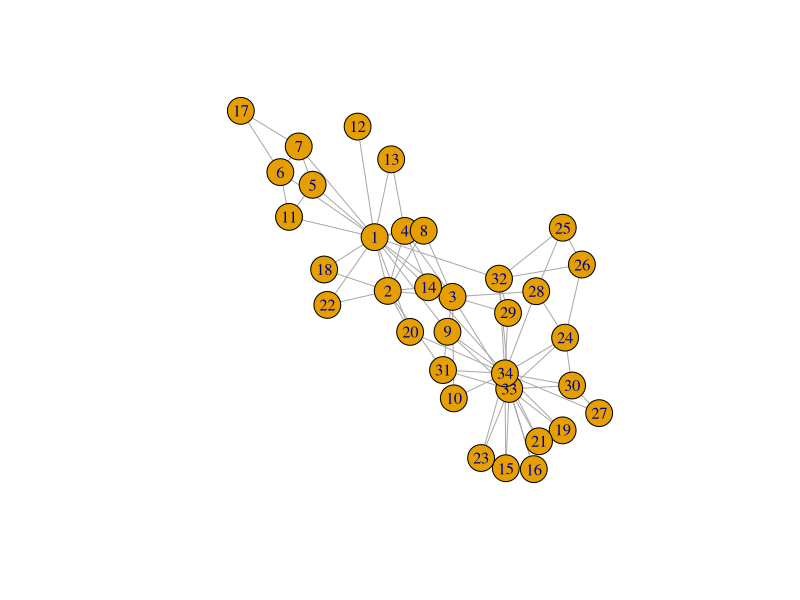
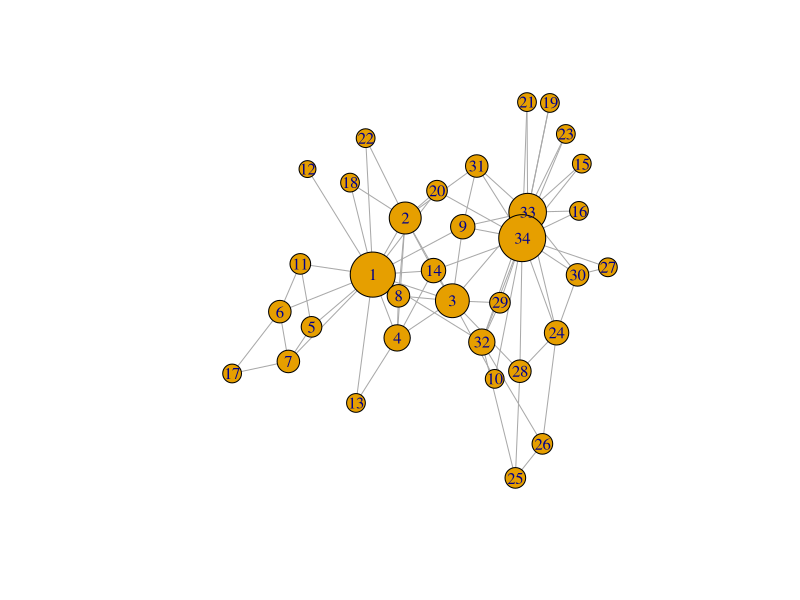

R code for these plots, in order:
## ---- chunk 1
knitr::opts_chunk$set(echo = TRUE)
## ---- chunk 2
library(igraph)
z <- make_graph("Zachary")
z
## ---- chunk 3
plot(z)
## ---- chunk 4
is_directed(z)
## ---- chunk 5
vcount(z)
ecount(z)
## ---- chunk 6
edge_density(z)
## ---- chunk 7
z$density <- edge_density(z)
z
## ---- chunk 8
count_components(z)
## ---- chunk 9
diameter(z)
## ---- chunk 10
mean_distance(z)
## ---- chunk 11
transitivity(z, type="average")
## ---- chunk 12
V(z)$degree <- degree(z)
plot(z, vertex.size = V(z)$degree+8, margin= -0.1)
